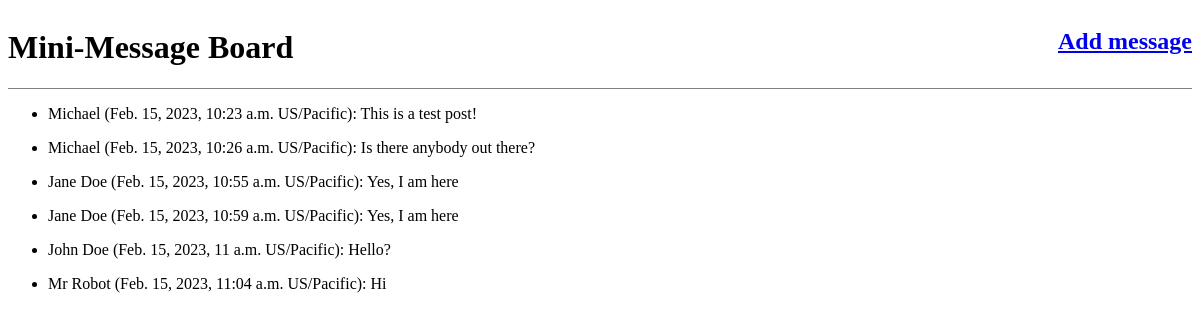
Before: / with the older database file.
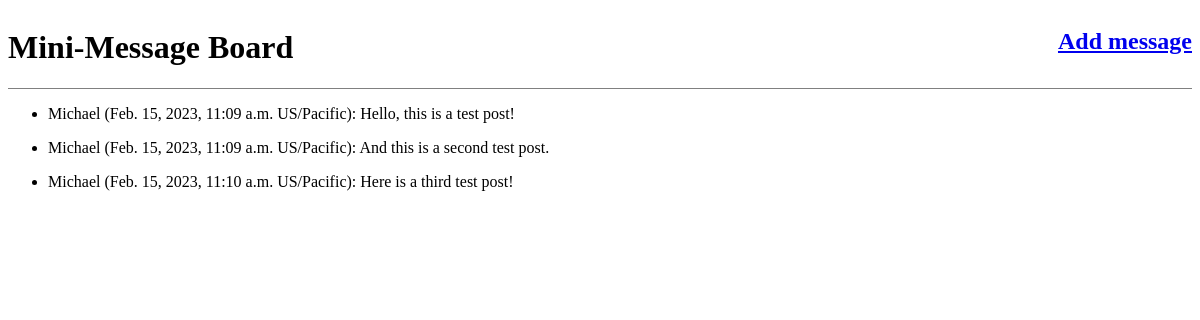
After: the same page with the newer database file.
### posts/models.py (models this page shows, shortened)
class Post(models.Model):
    user = models.CharField(max_length=30)
    message = models.TextField(max_length=250)
    post_date = models.DateTimeField(auto_now_add=True)

### posts/views.py (the view)
# urls.py: path("", PostListView.as_view(), name="home")
class PostListView(ListView):
    model = Post
    template_name = "post_list.html"

### posts/templates/post_list.html
{% extends 'base.html' %}
{% block content %}
{% for post in post_list %}
<ul>
    <li>{{ post.user }} ({{ post.post_date }} US/Pacific): {{ post.message }}</li>
</ul>
{% endfor %}
{% endblock content %}

### posts/templates/base.html (shortened to what this page needs)
<!DOCTYPE html>
{% load static %}
<html lang="en">
<head>
    <link rel="stylesheet" href="{% static 'css/base.css' %}">
</head>
<body>
    <header>
        <h1 id="site-title">Mini-Message Board</h1>
        <h2 id="add-message"><a href="{% url 'new_message' %}">Add message</a></h2>
    </header>
    <div>
        {% block content %}
        {% endblock content %}
    </div>
</body>
</html>

### static/css/base.css (style rules this page uses)
header { display:flex; justify-content: space-between; border-bottom: 1px solid grey; }

Changed rows visible on the page:
removed Post: user "Michael", post_date "Feb. 15, 2023, 10:23 a.m.", message "This is a test post!"
removed Post: user "Michael", post_date "Feb. 15, 2023, 10:26 a.m.", message "Is there anybody out there?"
removed Post: user "Jane Doe", post_date "Feb. 15, 2023, 10:55 a.m.", message "Yes, I am here"
removed Post: user "Jane Doe", post_date "Feb. 15, 2023, 10:59 a.m.", message "Yes, I am here"
removed Post: user "John Doe", post_date "Feb. 15, 2023, 11 a.m.", message "Hello?"
removed Post: user "Mr Robot", post_date "Feb. 15, 2023, 11:04 a.m.", message "Hi"
added Post: user "Michael", post_date "Feb. 15, 2023, 11:09 a.m.", message "Hello, this is a test post!"
added Post: user "Michael", post_date "Feb. 15, 2023, 11:09 a.m.", message "And this is a second test post."
added Post: user "Michael", post_date "Feb. 15, 2023, 11:10 a.m.", message "Here is a third test post!"
